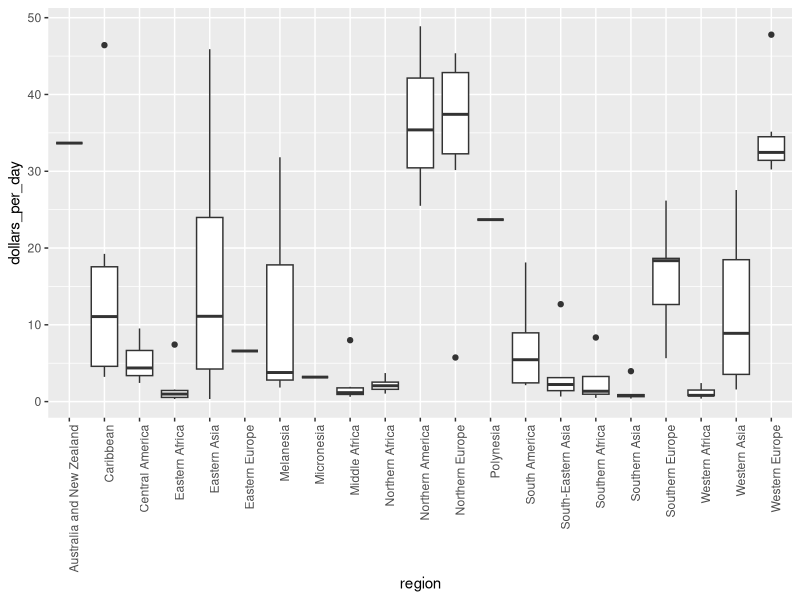
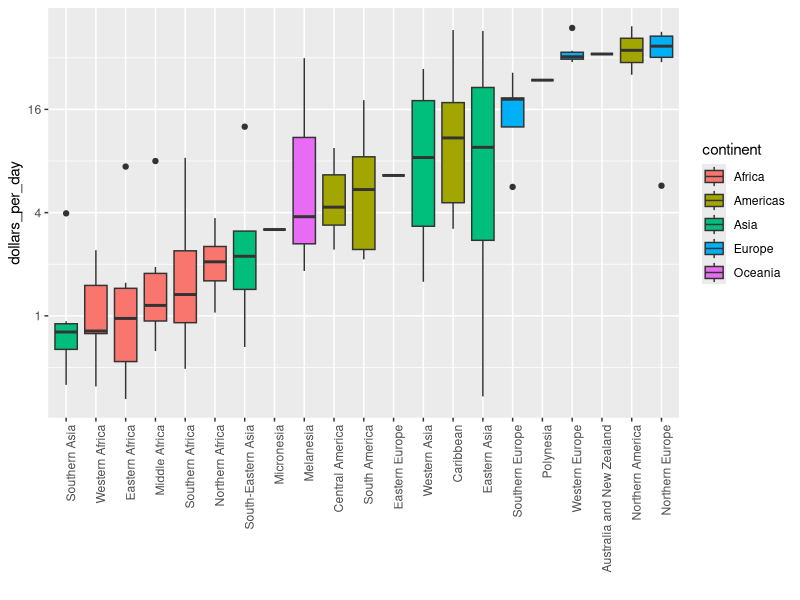

The R script that drew these images, in order:
library(dslabs)
library(tidyverse)

data("gapminder")
p <- gapminder %>%
  mutate(dollars_per_day = gdp/population/365)%>%
  filter(year == "1970"& !is.na(gdp))%>%
  ggplot(aes(region, dollars_per_day))
p + geom_boxplot()+
  #rotate the legends by 90 degree
  theme(axis.text.x = element_text(angle = 90, hjust = 1) )
# by default, factor order is alphabetical
fac <- factor(c("Asia", "Asia", "West", "West", "West"))
levels(fac)
# reorder factor by the category means
value <- c(10, 11, 12, 6, 4)
fac <- reorder(fac, value, FUN = mean)
levels(fac)
# reorder by median income and color by continent
gapminder%>% 
  mutate(dollars_per_day = gdp/population/365)%>%
  filter(year == "1970" & !is.na(gdp))%>%
  mutate(region = reorder(region, dollars_per_day, FUN = median))%>%
  ggplot(aes(region, dollars_per_day, fill = continent))+
  geom_boxplot()+
  theme(axis.text.x = element_text(angle = 90, hjust = 1))+
  xlab("")+
  scale_y_continuous(trans = "log2")#log scale y axis
